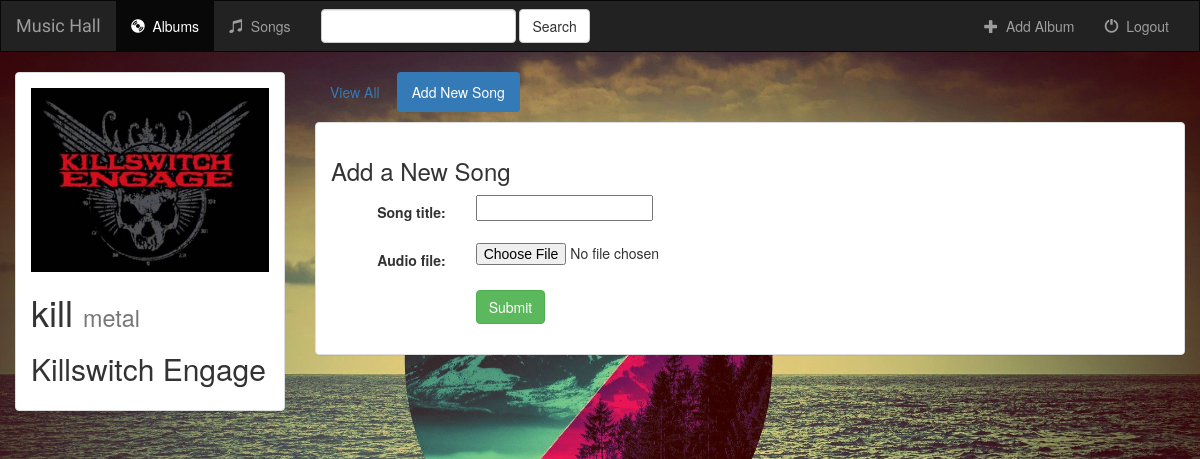
Page /music/66/create_song/ on the committed database.
### music/models.py (models this page shows)
class Album(models.Model):
    user = models.ForeignKey(User, default=1)
    artist = models.CharField(max_length=250)
    album_title = models.CharField(max_length=500)
    genre = models.CharField(max_length=100)
    album_logo = models.FileField()
    is_favorite = models.BooleanField(default=False)
    def __str__(self):
        return self.album_title + ' - ' + self.artist

### music/views.py (the view, shortened to what this page needs)
# urls.py: url(r'^(?P<album_id>[0-9]+)/create_song/$', views.create_song, name='create_song'),
def create_song(request, album_id):
    form = SongForm(request.POST or None, request.FILES or None)
    album = get_object_or_404(Album, pk=album_id)
    context = {
        'album': album,
        'form': form,
    }
    return render(request, 'music/create_song.html', context)

### music/forms.py
class SongForm(forms.ModelForm):
    class Meta:
        model = Song
        fields = ['song_title', 'audio_file']

### music/templates/music/create_song.html (shortened to what this page needs)
{% extends 'music/base.html' %}
{% block albums_active %}active{% endblock %}
{% block body %}
<div class="container-fluid">
    <div class="row">
        <div class="col-sm-4 col-md-3">
            <div class="panel panel-default">
                <div class="panel-body">
                        <a href="{% url 'music:detail' album.id %}">
                            {% if album.album_logo %}
                                <img src="{{ album.album_logo.url }}" class="img-responsive">
                            {% else %}
                                <h3>No image to display</h3>
                            {% endif %}
                        </a>
                    <h1>{{ album.album_title }} <small>{{ album.genre }}</small></h1>
                    <h2>{{ album.artist }}</h2>
                </div>
            </div>
        </div>
        <div class="col-sm-8 col-md-9">
            <ul class="nav nav-pills" style="margin-bottom: 10px;">
                <li role="presentation"><a href="{% url 'music:detail' album.id %}">View All</a></li>
                <li role="presentation" class="active" ><a href="{% url 'music:create_song' album.id %}" > Add New Song</a></li>
            </ul>
            <div class="panel panel-default">
                <div class="panel-body">
                    <h3>Add a New Song</h3>
                    <form class="form-horizontal" role="form" action="" method="post" enctype="multipart/form-data">
                        {% include 'music/form_template.html' %}
                        <div class="form-group">
                            <div class="col-sm-offset-2 col-sm-10">
                                <button type="submit" class="btn btn-success">Submit</button>
                            </div>
                        </div>
                    </form>
                </div>
            </div>
        </div>
    </div>
</div>
{% endblock %}

### music/static/music/style.css (style rules this page uses)
body { background: url("images/background.jpg") no-repeat center center fixed; background-size: 100% 100%; height: 100%; position: absolute; width: 100%; }

### rows in the picture
Album: album_logo (picture), album_title "kill", genre "metal", artist "Killswitch Engage"

### other values in the picture
{{ field.label_tag }} "Song title:" "Audio file:"
